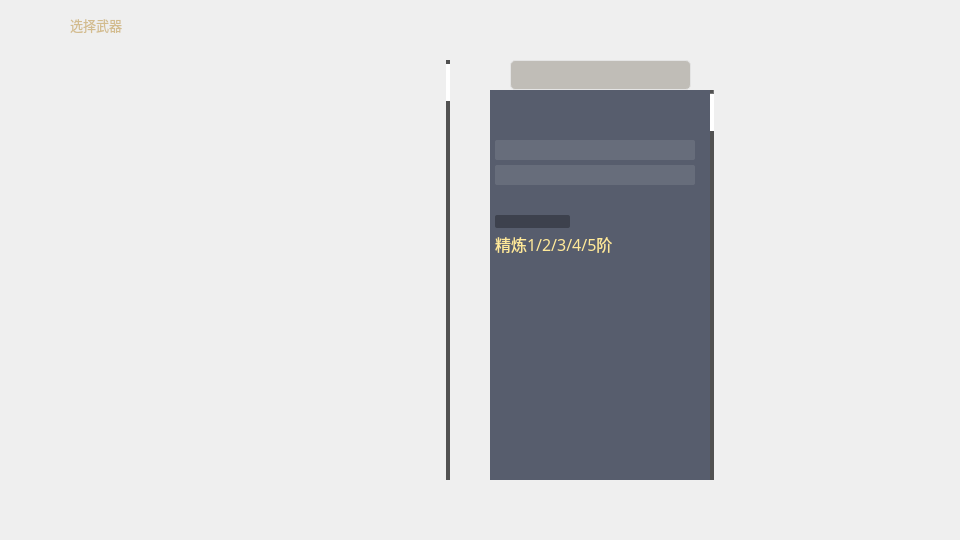
<?xml version="1.0" encoding="UTF-8"?>
<ui version="4.0">
 <class>WeaponSelect</class>
 <widget class="QWidget" name="WeaponSelect">
  <property name="geometry">
   <rect>
    <x>0</x>
    <y>0</y>
    <width>960</width>
    <height>540</height>
   </rect>
  </property>
  <property name="windowTitle">
   <string>Form</string>
  </property>
  <property name="styleSheet">
   <string notr="true"/>
  </property>
  <widget class="QPushButton" name="Back">
   <property name="geometry">
    <rect>
     <x>900</x>
     <y>3</y>
     <width>42</width>
     <height>42</height>
    </rect>
   </property>
   <property name="font">
    <font>
     <family>汉仪文黑-85W</family>
     <pointsize>25</pointsize>
    </font>
   </property>
   <property name="autoFillBackground">
    <bool>false</bool>
   </property>
   <property name="styleSheet">
    <string notr="true">/*按钮普通态*/
QPushButton
{
	/*字体为微软雅黑*/
    font-family:汉仪文黑-85W;
    /*字体大小为20点*/
    font-size:25pt;
    /*字体颜色为黑色*/    
    color:black;
    /*背景颜色*/  
    background-color:transparent;
    /*边框圆角半径为25像素*/ 
    border-radius:21px;
	border-image: url(:/Icon/close.png)
}

/*按钮停留态*/
/*QPushButton:hover*/
/*{*/
    /*背景颜色*/  
    /*background-color: #ecf5ff;*/
	/*字体颜色*/  
    /*color: #409eff;*/
/*}*/

/*按钮按下态*/
QPushButton:pressed
{
    /*字体颜色为黑色*/    
    color:black;
    /*左内边距为3像素，让按下时字向右移动3像素*/  
    padding-left:3px;
    /*上内边距为3像素，让按下时字向下移动3像素*/  
    padding-top:3px;
	border-image: url(:/Icon/close_selected.png)
}</string>
   </property>
   <property name="text">
    <string/>
   </property>
   <property name="autoDefault">
    <bool>false</bool>
   </property>
   <property name="default">
    <bool>false</bool>
   </property>
  </widget>
  <widget class="QLabel" name="text">
   <property name="geometry">
    <rect>
     <x>70</x>
     <y>9</y>
     <width>121</width>
     <height>31</height>
    </rect>
   </property>
   <property name="font">
    <font>
     <family>汉仪文黑-85W</family>
     <pointsize>10</pointsize>
     <kerning>false</kerning>
    </font>
   </property>
   <property name="styleSheet">
    <string notr="true">background-color: transparent;
color: rgb(211, 188, 142);</string>
   </property>
   <property name="text">
    <string>选择武器</string>
   </property>
  </widget>
  <widget class="QLabel" name="bg">
   <property name="geometry">
    <rect>
     <x>0</x>
     <y>0</y>
     <width>960</width>
     <height>540</height>
    </rect>
   </property>
   <property name="styleSheet">
    <string notr="true">background-color: transparent;
border-image: url(:/BG/background.png);</string>
   </property>
   <property name="text">
    <string/>
   </property>
  </widget>
  <widget class="QLabel" name="bgWeap">
   <property name="geometry">
    <rect>
     <x>0</x>
     <y>0</y>
     <width>960</width>
     <height>540</height>
    </rect>
   </property>
   <property name="styleSheet">
    <string notr="true">background-color: transparent;</string>
   </property>
   <property name="text">
    <string/>
   </property>
  </widget>
  <widget class="QScrollArea" name="weapArea">
   <property name="geometry">
    <rect>
     <x>30</x>
     <y>60</y>
     <width>420</width>
     <height>420</height>
    </rect>
   </property>
   <property name="styleSheet">
    <string notr="true">background-color: transparent;</string>
   </property>
   <property name="frameShape">
    <enum>QFrame::NoFrame</enum>
   </property>
   <property name="horizontalScrollBarPolicy">
    <enum>Qt::ScrollBarAlwaysOff</enum>
   </property>
   <property name="widgetResizable">
    <bool>false</bool>
   </property>
   <widget class="QWidget" name="weapon">
    <property name="geometry">
     <rect>
      <x>0</x>
      <y>0</y>
      <width>420</width>
      <height>420</height>
     </rect>
    </property>
    <property name="styleSheet">
     <string notr="true">background-color: transparent;</string>
    </property>
    <widget class="QScrollBar" name="verticalScrollBar_3">
     <property name="geometry">
      <rect>
       <x>416</x>
       <y>0</y>
       <width>4</width>
       <height>420</height>
      </rect>
     </property>
     <property name="styleSheet">
      <string notr="true">/* 设置垂直滚动条基本样式*/
QScrollBar:vertical
{
    width:4px;
    background:#515151;
    margin:0px,0px,0px,0px;
    padding-top:4px;   /* 留出9px给上面和下面的箭头*/
    padding-bottom:4px;
}
QScrollBar::handle:vertical
{
    width:4px;
    background:white;
    border-radius:4px;   /* 滚动条两端变成椭圆 */
    min-height:20;
}
QScrollBar::handle:vertical:hover
{
    width:4px;
    background:white;   /* 鼠标放到滚动条上的时候，颜色变深*/
    border-radius:4px;
    min-height:20;
}
QScrollBar::add-line:vertical   /* 这个应该是设置下箭头的，3.png就是箭头*/
{
    border:none;
}
QScrollBar::sub-line:vertical   /* 设置上箭头*/
{
    border:none;
}</string>
     </property>
     <property name="orientation">
      <enum>Qt::Vertical</enum>
     </property>
    </widget>
   </widget>
  </widget>
  <widget class="QPushButton" name="confirm">
   <property name="geometry">
    <rect>
     <x>780</x>
     <y>490</y>
     <width>125</width>
     <height>40</height>
    </rect>
   </property>
   <property name="toolTip">
    <string>&lt;html&gt;&lt;head/&gt;&lt;body&gt;&lt;p&gt;修改所选圣遗物属性&lt;/p&gt;&lt;/body&gt;&lt;/html&gt;</string>
   </property>
   <property name="styleSheet">
    <string notr="true">QPushButton
{
background-color: transparent;
border-radius:31px;
border-image: url(:/Icon/confirm.png)
}

QPushButton:pressed
{
border-image: url(:/Icon/confirm_selected.png)
}</string>
   </property>
   <property name="text">
    <string/>
   </property>
  </widget>
  <widget class="QScrollArea" name="detailArea">
   <property name="geometry">
    <rect>
     <x>490</x>
     <y>90</y>
     <width>224</width>
     <height>390</height>
    </rect>
   </property>
   <property name="styleSheet">
    <string notr="true"/>
   </property>
   <property name="frameShape">
    <enum>QFrame::NoFrame</enum>
   </property>
   <property name="horizontalScrollBarPolicy">
    <enum>Qt::ScrollBarAlwaysOff</enum>
   </property>
   <property name="widgetResizable">
    <bool>false</bool>
   </property>
   <widget class="QWidget" name="detail">
    <property name="geometry">
     <rect>
      <x>0</x>
      <y>0</y>
      <width>224</width>
      <height>390</height>
     </rect>
    </property>
    <property name="styleSheet">
     <string notr="true">background-color: rgba(59, 66, 85, 216);</string>
    </property>
    <widget class="QLabel" name="name">
     <property name="geometry">
      <rect>
       <x>5</x>
       <y>3</y>
       <width>170</width>
       <height>24</height>
      </rect>
     </property>
     <property name="font">
      <font>
       <family>汉仪文黑-85W</family>
       <pointsize>12</pointsize>
      </font>
     </property>
     <property name="styleSheet">
      <string notr="true">color: rgb(255, 255, 255);
background-color: transparent;</string>
     </property>
     <property name="text">
      <string/>
     </property>
    </widget>
    <widget class="QLabel" name="type">
     <property name="geometry">
      <rect>
       <x>5</x>
       <y>30</y>
       <width>61</width>
       <height>17</height>
      </rect>
     </property>
     <property name="font">
      <font>
       <family>汉仪文黑-85W</family>
       <pointsize>8</pointsize>
      </font>
     </property>
     <property name="styleSheet">
      <string notr="true">color: #dbdbdb;
background-color: transparent;</string>
     </property>
     <property name="text">
      <string/>
     </property>
    </widget>
    <widget class="QLabel" name="ba">
     <property name="geometry">
      <rect>
       <x>5</x>
       <y>50</y>
       <width>110</width>
       <height>20</height>
      </rect>
     </property>
     <property name="font">
      <font>
       <family>汉仪文黑-85W</family>
       <pointsize>10</pointsize>
      </font>
     </property>
     <property name="styleSheet">
      <string notr="true">color: rgb(255, 255, 255);
background-color: rgba(255, 255, 255, 25);
padding-left:4px;
border-top-left-radius:2px;
border-bottom-left-radius:2px;</string>
     </property>
     <property name="text">
      <string/>
     </property>
    </widget>
    <widget class="QLabel" name="bav">
     <property name="geometry">
      <rect>
       <x>115</x>
       <y>50</y>
       <width>90</width>
       <height>20</height>
      </rect>
     </property>
     <property name="font">
      <font>
       <family>汉仪文黑-85W</family>
       <pointsize>12</pointsize>
      </font>
     </property>
     <property name="styleSheet">
      <string notr="true">color: rgb(255, 255, 255);
background-color: rgba(255, 255, 255, 25);
padding-left:4px;
border-top-right-radius:2px;
border-bottom-right-radius:2px;</string>
     </property>
     <property name="text">
      <string/>
     </property>
     <property name="alignment">
      <set>Qt::AlignRight|Qt::AlignTrailing|Qt::AlignVCenter</set>
     </property>
    </widget>
    <widget class="QLabel" name="level">
     <property name="geometry">
      <rect>
       <x>5</x>
       <y>125</y>
       <width>75</width>
       <height>13</height>
      </rect>
     </property>
     <property name="font">
      <font>
       <family>汉仪文黑-85W</family>
       <pointsize>8</pointsize>
      </font>
     </property>
     <property name="styleSheet">
      <string notr="true">color: rgb(255, 255, 255);
background-color: rgba(0, 0, 0, 76);
border-radius:2px;</string>
     </property>
     <property name="text">
      <string/>
     </property>
     <property name="alignment">
      <set>Qt::AlignCenter</set>
     </property>
    </widget>
    <widget class="QLabel" name="SpecialAbilityName">
     <property name="geometry">
      <rect>
       <x>5</x>
       <y>170</y>
       <width>200</width>
       <height>18</height>
      </rect>
     </property>
     <property name="font">
      <font>
       <family>汉仪文黑-85W</family>
       <pointsize>12</pointsize>
      </font>
     </property>
     <property name="styleSheet">
      <string notr="true">color: white;
background-color: transparent;</string>
     </property>
     <property name="text">
      <string/>
     </property>
     <property name="scaledContents">
      <bool>false</bool>
     </property>
    </widget>
    <widget class="QLabel" name="SpecialAbility">
     <property name="geometry">
      <rect>
       <x>5</x>
       <y>195</y>
       <width>205</width>
       <height>21</height>
      </rect>
     </property>
     <property name="minimumSize">
      <size>
       <width>205</width>
       <height>0</height>
      </size>
     </property>
     <property name="maximumSize">
      <size>
       <width>205</width>
       <height>16777215</height>
      </size>
     </property>
     <property name="font">
      <font>
       <family>汉仪文黑-85W</family>
       <pointsize>10</pointsize>
      </font>
     </property>
     <property name="styleSheet">
      <string notr="true">color: rgba(255, 255, 255, 153);
background-color: transparent;</string>
     </property>
     <property name="text">
      <string/>
     </property>
     <property name="scaledContents">
      <bool>false</bool>
     </property>
     <property name="wordWrap">
      <bool>true</bool>
     </property>
    </widget>
    <widget class="QScrollBar" name="verticalScrollBar_2">
     <property name="geometry">
      <rect>
       <x>220</x>
       <y>0</y>
       <width>4</width>
       <height>420</height>
      </rect>
     </property>
     <property name="styleSheet">
      <string notr="true">/* 设置垂直滚动条基本样式*/
QScrollBar:vertical
{
    width:4px;
    background:#515151;
    margin:0px,0px,0px,0px;
    padding-top:4px;   /* 留出9px给上面和下面的箭头*/
    padding-bottom:4px;
}
QScrollBar::handle:vertical
{
    width:4px;
    background:white;
    border-radius:4px;   /* 滚动条两端变成椭圆 */
    min-height:20;
}
QScrollBar::handle:vertical:hover
{
    width:4px;
    background:white;   /* 鼠标放到滚动条上的时候，颜色变深*/
    border-radius:4px;
    min-height:20;
}
QScrollBar::add-line:vertical   /* 这个应该是设置下箭头的，3.png就是箭头*/
{
    height:4px;width:6px;
    background-color: transparent;
    border-image:url(:/Icon/down.png);
    subcontrol-position:bottom;
}
QScrollBar::sub-line:vertical   /* 设置上箭头*/
{
    height:4px;width:6px;
	background-color: transparent;
    border-image:url(:/Icon/up.png);
    subcontrol-position:top;
}
QScrollBar::add-line:vertical:hover   /* 当鼠标放到下箭头上的时候*/
{
    height:4px;width:6px;
    background-color: transparent;
    border-image:url(:/Icon/down_selected.png);
    subcontrol-position:bottom;
}
QScrollBar::sub-line:vertical:hover  /* 当鼠标放到下箭头上的时候*/
{
    height:4px;width:6px;
	background-color: transparent;
    border-image:url(:/Icon/up_selected.png);
    subcontrol-position:top;
}</string>
     </property>
     <property name="orientation">
      <enum>Qt::Vertical</enum>
     </property>
    </widget>
    <widget class="QLabel" name="star">
     <property name="geometry">
      <rect>
       <x>5</x>
       <y>105</y>
       <width>84</width>
       <height>15</height>
      </rect>
     </property>
     <property name="styleSheet">
      <string notr="true">background-color: transparent;</string>
     </property>
     <property name="text">
      <string/>
     </property>
    </widget>
    <widget class="QLabel" name="des">
     <property name="geometry">
      <rect>
       <x>5</x>
       <y>264</y>
       <width>205</width>
       <height>21</height>
      </rect>
     </property>
     <property name="minimumSize">
      <size>
       <width>205</width>
       <height>0</height>
      </size>
     </property>
     <property name="maximumSize">
      <size>
       <width>205</width>
       <height>16777215</height>
      </size>
     </property>
     <property name="font">
      <font>
       <family>汉仪文黑-85W</family>
       <pointsize>9</pointsize>
      </font>
     </property>
     <property name="styleSheet">
      <string notr="true">color: rgba(255, 255, 255, 153);
background-color: transparent;</string>
     </property>
     <property name="text">
      <string/>
     </property>
     <property name="scaledContents">
      <bool>false</bool>
     </property>
     <property name="wordWrap">
      <bool>true</bool>
     </property>
    </widget>
    <widget class="QLabel" name="mav">
     <property name="geometry">
      <rect>
       <x>115</x>
       <y>75</y>
       <width>90</width>
       <height>20</height>
      </rect>
     </property>
     <property name="font">
      <font>
       <family>汉仪文黑-85W</family>
       <pointsize>12</pointsize>
      </font>
     </property>
     <property name="styleSheet">
      <string notr="true">color: rgb(255, 255, 255);
background-color: rgba(255, 255, 255, 25);
padding-left:4px;
border-top-right-radius:2px;
border-bottom-right-radius:2px;</string>
     </property>
     <property name="text">
      <string/>
     </property>
     <property name="alignment">
      <set>Qt::AlignRight|Qt::AlignTrailing|Qt::AlignVCenter</set>
     </property>
    </widget>
    <widget class="QLabel" name="ma">
     <property name="geometry">
      <rect>
       <x>5</x>
       <y>75</y>
       <width>110</width>
       <height>20</height>
      </rect>
     </property>
     <property name="font">
      <font>
       <family>汉仪文黑-85W</family>
       <pointsize>10</pointsize>
      </font>
     </property>
     <property name="styleSheet">
      <string notr="true">color: rgb(255, 255, 255);
background-color: rgba(255, 255, 255, 25);
padding-left:4px;
border-top-left-radius:2px;
border-bottom-left-radius:2px;</string>
     </property>
     <property name="text">
      <string/>
     </property>
    </widget>
    <widget class="QLabel" name="grade">
     <property name="geometry">
      <rect>
       <x>5</x>
       <y>145</y>
       <width>200</width>
       <height>18</height>
      </rect>
     </property>
     <property name="font">
      <font>
       <family>汉仪文黑-85W</family>
       <pointsize>12</pointsize>
      </font>
     </property>
     <property name="styleSheet">
      <string notr="true">color: rgb(255,233,153);
background-color: transparent;</string>
     </property>
     <property name="text">
      <string>精炼1/2/3/4/5阶</string>
     </property>
     <property name="scaledContents">
      <bool>false</bool>
     </property>
    </widget>
   </widget>
  </widget>
  <widget class="QComboBox" name="comboBox">
   <property name="geometry">
    <rect>
     <x>510</x>
     <y>60</y>
     <width>181</width>
     <height>30</height>
    </rect>
   </property>
   <property name="styleSheet">
    <string notr="true">QComboBox
{
  color:#495366;
  font: 12pt &quot;汉仪文黑-85W&quot;;
  background-color: #c0bdb7;
  padding: 1px 15px 1px 3px;
  border:1px solid rgba(228,228,228,1);
  border-radius:5px 5px 0px 0px;
}

QComboBox::drop-down 
{
  background-color: transparent;
}

QComboBox QAbstractItemView
{
	background:#3d4556;
  border:1px solid rgba(228,228,228,1);
  border-radius:0px 0px 5px 5px;
  outline: 0px;
}

QComboBox QAbstractItemView::item
{
	height:31px;
  font: 12pt &quot;汉仪文黑-85W&quot;;
	color:#ece5d8;
	padding-left:9px;
	background-color:#3d4556;
}
QComboBox QAbstractItemView::item:hover
{
  background-color:#e1dbd0;
  color:#495366;
}

QComboBox QAbstractItemView::item:selected
{
  background-color:#e1dbd0;
  color:#495366;
}

/******** combobox 滚动条  *********/
QComboBox QScrollBar::vertical{ /*主体部分*/
  width:4px;
  background:rgb(89,89,89);
  border:none;
  border-radius:5px;
}
QComboBox QScrollBar::handle::vertical{ /*滑块主体*/
  border-radius:5px;
  width: 4px;
  background:rgb(173,173,173);
}
QComboBox QScrollBar::handle::vertical::hover{
  background:#e1dbd0;
}
QComboBox QScrollBar::add-line::vertical{/*上箭头*/
  border:none;
}
QComboBox QScrollBar::sub-line::vertical{/*下箭头*/
  border:none;
}</string>
   </property>
  </widget>
  <zorder>bg</zorder>
  <zorder>bgWeap</zorder>
  <zorder>Back</zorder>
  <zorder>text</zorder>
  <zorder>weapArea</zorder>
  <zorder>confirm</zorder>
  <zorder>detailArea</zorder>
  <zorder>comboBox</zorder>
 </widget>
 <resources/>
 <connections/>
</ui>
